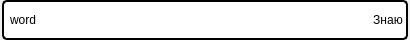
<?xml version="1.0" encoding="UTF-8"?>
<ui version="4.0">
 <class>Form</class>
 <widget class="QWidget" name="Form">
  <property name="geometry">
   <rect>
    <x>0</x>
    <y>0</y>
    <width>410</width>
    <height>40</height>
   </rect>
  </property>
  <property name="windowTitle">
   <string>Form</string>
  </property>
  <layout class="QVBoxLayout" name="verticalLayout">
   <property name="spacing">
    <number>0</number>
   </property>
   <property name="leftMargin">
    <number>0</number>
   </property>
   <property name="topMargin">
    <number>0</number>
   </property>
   <property name="rightMargin">
    <number>0</number>
   </property>
   <property name="bottomMargin">
    <number>0</number>
   </property>
   <item>
    <widget class="QWidget" name="widget" native="true">
     <property name="sizePolicy">
      <sizepolicy hsizetype="Minimum" vsizetype="Minimum">
       <horstretch>0</horstretch>
       <verstretch>0</verstretch>
      </sizepolicy>
     </property>
     <property name="styleSheet">
      <string notr="true">background-color: rgb(255, 255, 255);
border-radius: 5px;
border: 2px solid #000;
margin-left:2px;
margin-right:2px;
padding-left:5px;
padding-right:5px;
padding-top:5px;
padding-bottom:5px;</string>
     </property>
     <layout class="QHBoxLayout" name="horizontalLayout">
      <property name="spacing">
       <number>0</number>
      </property>
      <property name="leftMargin">
       <number>0</number>
      </property>
      <property name="topMargin">
       <number>0</number>
      </property>
      <property name="rightMargin">
       <number>0</number>
      </property>
      <property name="bottomMargin">
       <number>0</number>
      </property>
      <item>
       <widget class="QLabel" name="label_word">
        <property name="styleSheet">
         <string notr="true">color:#000;
background-color: rgba(255, 255, 255, 0);
border: 0px solid #000;</string>
        </property>
        <property name="text">
         <string>word</string>
        </property>
        <property name="alignment">
         <set>Qt::AlignLeading|Qt::AlignLeft|Qt::AlignVCenter</set>
        </property>
       </widget>
      </item>
      <item>
       <widget class="QPushButton" name="but_learned">
        <property name="sizePolicy">
         <sizepolicy hsizetype="Maximum" vsizetype="Maximum">
          <horstretch>0</horstretch>
          <verstretch>0</verstretch>
         </sizepolicy>
        </property>
        <property name="styleSheet">
         <string notr="true">background-color: rgba(255, 255, 255, 0);
border: 0px solid #000;</string>
        </property>
        <property name="text">
         <string>Знаю</string>
        </property>
        <property name="icon">
         <iconset>
          <normaloff>../icons/machine-learning.png</normaloff>../icons/machine-learning.png</iconset>
        </property>
        <property name="iconSize">
         <size>
          <width>20</width>
          <height>20</height>
         </size>
        </property>
       </widget>
      </item>
     </layout>
    </widget>
   </item>
  </layout>
 </widget>
 <resources/>
 <connections/>
</ui>
